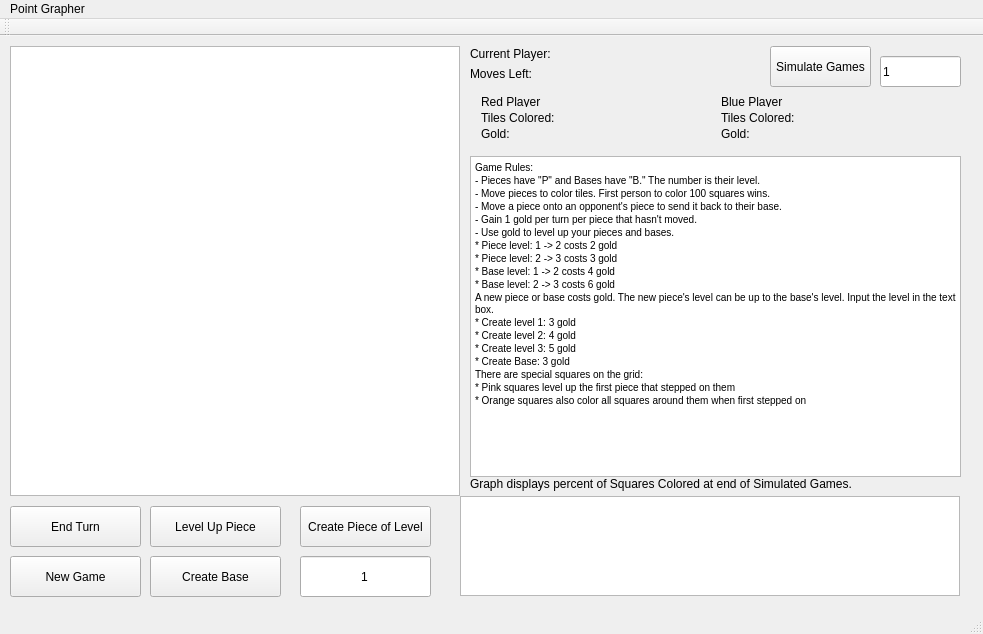
<?xml version="1.0" encoding="UTF-8"?>
<ui version="4.0">
 <class>PlotWindow</class>
 <widget class="QMainWindow" name="PlotWindow">
  <property name="geometry">
   <rect>
    <x>0</x>
    <y>0</y>
    <width>983</width>
    <height>634</height>
   </rect>
  </property>
  <property name="windowTitle">
   <string>PlotWindow</string>
  </property>
  <widget class="QWidget" name="centralWidget">
   <widget class="QGraphicsView" name="plotGraphicsView">
    <property name="geometry">
     <rect>
      <x>10</x>
      <y>10</y>
      <width>450</width>
      <height>450</height>
     </rect>
    </property>
   </widget>
   <widget class="QWidget" name="layoutWidget">
    <property name="geometry">
     <rect>
      <x>710</x>
      <y>50</y>
      <width>171</width>
      <height>64</height>
     </rect>
    </property>
    <layout class="QVBoxLayout" name="BluePlayerLayout">
     <item>
      <widget class="QLabel" name="BlueLabel">
       <property name="text">
        <string>Blue Player</string>
       </property>
      </widget>
     </item>
     <item>
      <widget class="QLabel" name="BlueTiles">
       <property name="text">
        <string>Tiles Colored:</string>
       </property>
      </widget>
     </item>
     <item>
      <widget class="QLabel" name="BlueGold">
       <property name="text">
        <string>Gold:</string>
       </property>
      </widget>
     </item>
    </layout>
   </widget>
   <widget class="QLabel" name="CurrentPlayer">
    <property name="geometry">
     <rect>
      <x>470</x>
      <y>10</y>
      <width>181</width>
      <height>16</height>
     </rect>
    </property>
    <property name="lineWidth">
     <number>1</number>
    </property>
    <property name="text">
     <string>Current Player:</string>
    </property>
   </widget>
   <widget class="QWidget" name="layoutWidget_2">
    <property name="geometry">
     <rect>
      <x>470</x>
      <y>50</y>
      <width>171</width>
      <height>64</height>
     </rect>
    </property>
    <layout class="QVBoxLayout" name="RedPlayerLayout">
     <item>
      <widget class="QLabel" name="RedLabel">
       <property name="text">
        <string>Red Player</string>
       </property>
      </widget>
     </item>
     <item>
      <widget class="QLabel" name="RedTiles">
       <property name="text">
        <string>Tiles Colored:</string>
       </property>
      </widget>
     </item>
     <item>
      <widget class="QLabel" name="RedGold">
       <property name="text">
        <string>Gold:</string>
       </property>
      </widget>
     </item>
    </layout>
   </widget>
   <widget class="QPushButton" name="EndTurnButton">
    <property name="geometry">
     <rect>
      <x>10</x>
      <y>470</y>
      <width>131</width>
      <height>41</height>
     </rect>
    </property>
    <property name="text">
     <string>End Turn</string>
    </property>
   </widget>
   <widget class="QPushButton" name="NewGameButton">
    <property name="geometry">
     <rect>
      <x>10</x>
      <y>520</y>
      <width>131</width>
      <height>41</height>
     </rect>
    </property>
    <property name="text">
     <string>New Game</string>
    </property>
   </widget>
   <widget class="QLabel" name="MovesLabel">
    <property name="geometry">
     <rect>
      <x>470</x>
      <y>30</y>
      <width>181</width>
      <height>16</height>
     </rect>
    </property>
    <property name="text">
     <string>Moves Left:</string>
    </property>
   </widget>
   <widget class="QPushButton" name="LevelUpButton">
    <property name="geometry">
     <rect>
      <x>150</x>
      <y>470</y>
      <width>131</width>
      <height>41</height>
     </rect>
    </property>
    <property name="text">
     <string>Level Up Piece</string>
    </property>
   </widget>
   <widget class="QTextBrowser" name="textBrowser">
    <property name="geometry">
     <rect>
      <x>470</x>
      <y>120</y>
      <width>491</width>
      <height>321</height>
     </rect>
    </property>
    <property name="html">
     <string>&lt;!DOCTYPE HTML PUBLIC &quot;-//W3C//DTD HTML 4.0//EN&quot; &quot;http://www.w3.org/TR/REC-html40/strict.dtd&quot;&gt;
&lt;html&gt;&lt;head&gt;&lt;meta name=&quot;qrichtext&quot; content=&quot;1&quot; /&gt;&lt;style type=&quot;text/css&quot;&gt;
p, li { white-space: pre-wrap; }
&lt;/style&gt;&lt;/head&gt;&lt;body style=&quot; font-family:'MS Shell Dlg 2'; font-size:7.8pt; font-weight:400; font-style:normal;&quot;&gt;
&lt;p style=&quot; margin-top:0px; margin-bottom:0px; margin-left:0px; margin-right:0px; -qt-block-indent:0; text-indent:0px;&quot;&gt;Game Rules:&lt;/p&gt;
&lt;p style=&quot; margin-top:0px; margin-bottom:0px; margin-left:0px; margin-right:0px; -qt-block-indent:0; text-indent:0px;&quot;&gt;- Pieces have &amp;quot;P&amp;quot; and Bases have &amp;quot;B.&amp;quot; The number is their level.&lt;/p&gt;
&lt;p style=&quot; margin-top:0px; margin-bottom:0px; margin-left:0px; margin-right:0px; -qt-block-indent:0; text-indent:0px;&quot;&gt;- Move pieces to color tiles. First person to color 100 squares wins.&lt;/p&gt;
&lt;p style=&quot; margin-top:0px; margin-bottom:0px; margin-left:0px; margin-right:0px; -qt-block-indent:0; text-indent:0px;&quot;&gt;- Move a piece onto an opponent's piece to send it back to their base.&lt;/p&gt;
&lt;p style=&quot; margin-top:0px; margin-bottom:0px; margin-left:0px; margin-right:0px; -qt-block-indent:0; text-indent:0px;&quot;&gt;- Gain 1 gold per turn per piece that hasn't moved.&lt;/p&gt;
&lt;p style=&quot; margin-top:0px; margin-bottom:0px; margin-left:0px; margin-right:0px; -qt-block-indent:0; text-indent:0px;&quot;&gt;- Use gold to level up your pieces and bases.&lt;/p&gt;
&lt;p style=&quot; margin-top:0px; margin-bottom:0px; margin-left:0px; margin-right:0px; -qt-block-indent:0; text-indent:0px;&quot;&gt;* Piece level: 1 -&amp;gt; 2 costs 2 gold&lt;/p&gt;
&lt;p style=&quot; margin-top:0px; margin-bottom:0px; margin-left:0px; margin-right:0px; -qt-block-indent:0; text-indent:0px;&quot;&gt;* Piece level: 2 -&amp;gt; 3 costs 3 gold&lt;/p&gt;
&lt;p style=&quot; margin-top:0px; margin-bottom:0px; margin-left:0px; margin-right:0px; -qt-block-indent:0; text-indent:0px;&quot;&gt;* Base level: 1 -&amp;gt; 2 costs 4 gold&lt;/p&gt;
&lt;p style=&quot; margin-top:0px; margin-bottom:0px; margin-left:0px; margin-right:0px; -qt-block-indent:0; text-indent:0px;&quot;&gt;* Base level: 2 -&amp;gt; 3 costs 6 gold&lt;/p&gt;
&lt;p style=&quot; margin-top:0px; margin-bottom:0px; margin-left:0px; margin-right:0px; -qt-block-indent:0; text-indent:0px;&quot;&gt;A new piece or base costs gold. The new piece's level can be up to the base's level. Input the level in the text box.&lt;/p&gt;
&lt;p style=&quot; margin-top:0px; margin-bottom:0px; margin-left:0px; margin-right:0px; -qt-block-indent:0; text-indent:0px;&quot;&gt;* Create level 1: 3 gold&lt;/p&gt;
&lt;p style=&quot; margin-top:0px; margin-bottom:0px; margin-left:0px; margin-right:0px; -qt-block-indent:0; text-indent:0px;&quot;&gt;* Create level 2: 4 gold&lt;/p&gt;
&lt;p style=&quot; margin-top:0px; margin-bottom:0px; margin-left:0px; margin-right:0px; -qt-block-indent:0; text-indent:0px;&quot;&gt;* Create level 3: 5 gold&lt;/p&gt;
&lt;p style=&quot; margin-top:0px; margin-bottom:0px; margin-left:0px; margin-right:0px; -qt-block-indent:0; text-indent:0px;&quot;&gt;* Create Base: 3 gold&lt;/p&gt;
&lt;p style=&quot; margin-top:0px; margin-bottom:0px; margin-left:0px; margin-right:0px; -qt-block-indent:0; text-indent:0px;&quot;&gt;There are special squares on the grid:&lt;/p&gt;
&lt;p style=&quot; margin-top:0px; margin-bottom:0px; margin-left:0px; margin-right:0px; -qt-block-indent:0; text-indent:0px;&quot;&gt;* Pink squares level up the first piece that stepped on them&lt;/p&gt;
&lt;p style=&quot; margin-top:0px; margin-bottom:0px; margin-left:0px; margin-right:0px; -qt-block-indent:0; text-indent:0px;&quot;&gt;* Orange squares also color all squares around them when first stepped on&lt;/p&gt;&lt;/body&gt;&lt;/html&gt;</string>
    </property>
   </widget>
   <widget class="QPushButton" name="CreatePieceButton">
    <property name="geometry">
     <rect>
      <x>300</x>
      <y>470</y>
      <width>131</width>
      <height>41</height>
     </rect>
    </property>
    <property name="text">
     <string>Create Piece of Level</string>
    </property>
   </widget>
   <widget class="QLineEdit" name="CreatePieceLevel">
    <property name="geometry">
     <rect>
      <x>300</x>
      <y>520</y>
      <width>131</width>
      <height>41</height>
     </rect>
    </property>
    <property name="text">
     <string>1</string>
    </property>
    <property name="alignment">
     <set>Qt::AlignCenter</set>
    </property>
   </widget>
   <widget class="QPushButton" name="CreateBaseButton">
    <property name="geometry">
     <rect>
      <x>150</x>
      <y>520</y>
      <width>131</width>
      <height>41</height>
     </rect>
    </property>
    <property name="text">
     <string>Create Base</string>
    </property>
   </widget>
   <widget class="QLineEdit" name="SimulateGamesEntry">
    <property name="geometry">
     <rect>
      <x>880</x>
      <y>20</y>
      <width>81</width>
      <height>31</height>
     </rect>
    </property>
    <property name="text">
     <string>1</string>
    </property>
   </widget>
   <widget class="QPushButton" name="SimulateGamesButton">
    <property name="geometry">
     <rect>
      <x>770</x>
      <y>10</y>
      <width>101</width>
      <height>41</height>
     </rect>
    </property>
    <property name="text">
     <string>Simulate Games</string>
    </property>
   </widget>
   <widget class="QGraphicsView" name="GraphView">
    <property name="geometry">
     <rect>
      <x>460</x>
      <y>460</y>
      <width>500</width>
      <height>100</height>
     </rect>
    </property>
   </widget>
   <widget class="QLabel" name="GraphLabel">
    <property name="geometry">
     <rect>
      <x>470</x>
      <y>440</y>
      <width>421</width>
      <height>16</height>
     </rect>
    </property>
    <property name="text">
     <string>Graph displays percent of Squares Colored at end of Simulated Games.</string>
    </property>
   </widget>
  </widget>
  <widget class="QMenuBar" name="menuBar">
   <property name="geometry">
    <rect>
     <x>0</x>
     <y>0</y>
     <width>983</width>
     <height>26</height>
    </rect>
   </property>
   <widget class="QMenu" name="menuPoint_Grapher">
    <property name="title">
     <string>Point Grapher</string>
    </property>
   </widget>
   <addaction name="menuPoint_Grapher"/>
  </widget>
  <widget class="QToolBar" name="mainToolBar">
   <attribute name="toolBarArea">
    <enum>TopToolBarArea</enum>
   </attribute>
   <attribute name="toolBarBreak">
    <bool>false</bool>
   </attribute>
  </widget>
  <widget class="QStatusBar" name="statusBar"/>
 </widget>
 <layoutdefault spacing="6" margin="11"/>
 <resources/>
 <connections/>
</ui>
